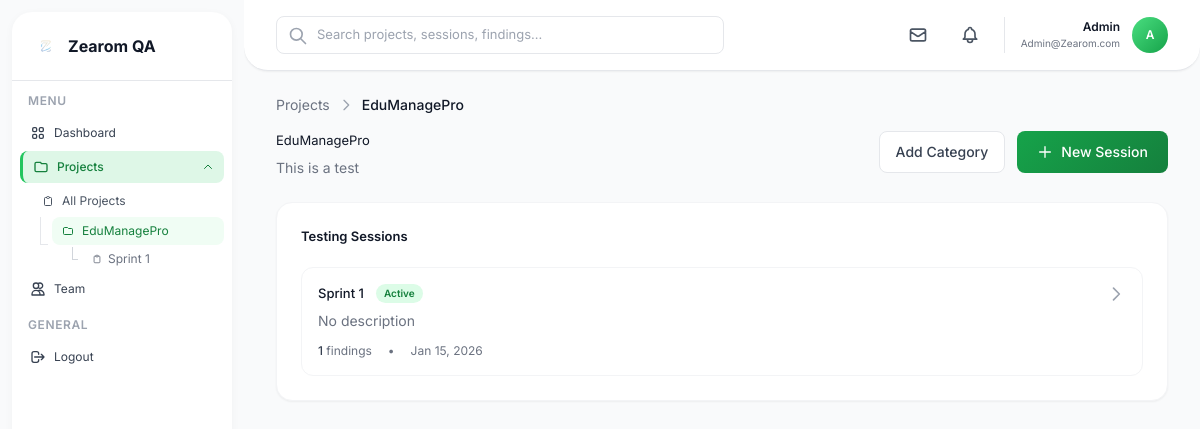
/project/1 (signed in), run on an earlier commit of the app's database.
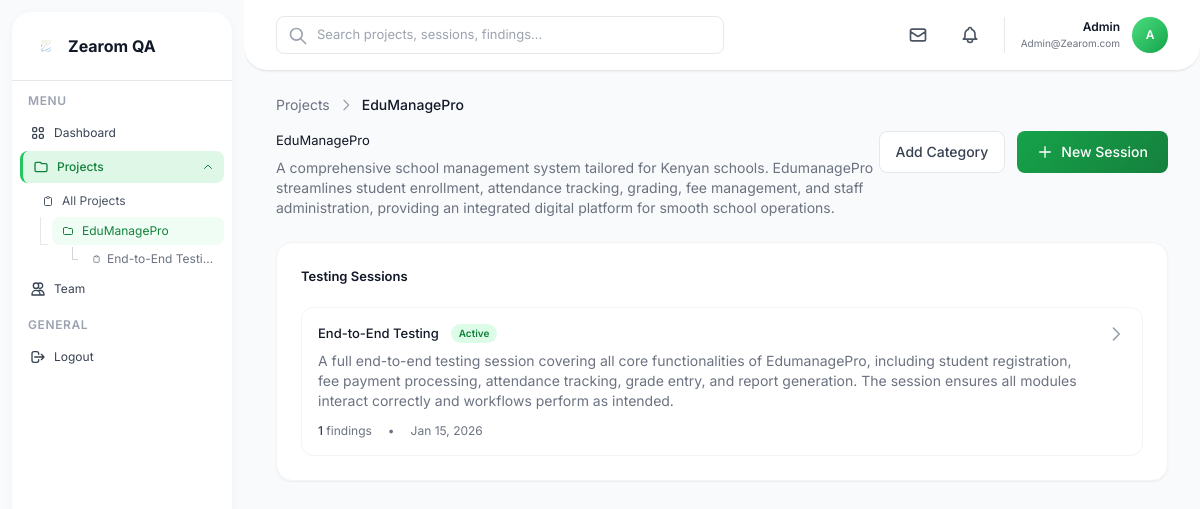
And on a later commit of the database.
### app.py (models this page shows)
class TestingSession(db.Model):
    id = db.Column(db.Integer, primary_key=True)
    name = db.Column(db.String(200), nullable=False)
    description = db.Column(db.Text)
    status = db.Column(db.String(50), default='Active')
    project_id = db.Column(db.Integer, db.ForeignKey('project.id'), nullable=False)
    created_at = db.Column(db.DateTime, default=datetime.utcnow)
    updated_at = db.Column(db.DateTime, default=datetime.utcnow, onupdate=datetime.utcnow)
    findings = db.relationship('Finding', backref='session', lazy=True, cascade='all, delete-orphan')

class Project(db.Model):
    id = db.Column(db.Integer, primary_key=True)
    name = db.Column(db.String(200), nullable=False)
    description = db.Column(db.Text)
    created_by = db.Column(db.Integer, db.ForeignKey('user.id'), nullable=False)
    created_at = db.Column(db.DateTime, default=datetime.utcnow)
    updated_at = db.Column(db.DateTime, default=datetime.utcnow, onupdate=datetime.utcnow)
    sessions = db.relationship('TestingSession', backref='project', lazy=True, cascade='all, delete-orphan')
    categories = db.relationship('Category', backref='project', lazy=True, cascade='all, delete-orphan')

### app.py (the view)
@app.route('/project/<int:project_id>')
@login_required
def project_detail(project_id):
    project = Project.query.get_or_404(project_id)
    page = request.args.get('page', 1, type=int)
    per_page = 10
    sessions_pagination = TestingSession.query.filter_by(project_id=project_id) \
        .order_by(TestingSession.created_at.desc()) \
        .paginate(page=page, per_page=per_page, error_out=False)
    categories = Category.query.filter_by(project_id=project_id).all()
    return render_template('project_detail.html',
                           project=project,
                           sessions_pagination=sessions_pagination,
                           categories=categories)

### app.py (called while the page is built)
@login_manager.user_loader
def load_user(user_id):
    return User.query.get(int(user_id))

@app.context_processor
def inject_sidebar_data():
    if current_user.is_authenticated:
        recent_projects = Project.query.filter_by(created_by=current_user.id) \
            .order_by(Project.updated_at.desc()).limit(3).all()
        return dict(sidebar_recent_projects=recent_projects)
    return dict(sidebar_recent_projects=[])

@app.context_processor
def inject_seo_defaults():
    return dict(
        site_name='Zearom QA',
        site_description='Comprehensive Quality Assurance management system for tracking projects, testing sessions, and findings.',
        site_url=request.url_root.rstrip('/')
    )

### templates/project_detail.html (shortened to what this page needs)
{% extends "base.html" %}
{% block content %}
<div class="mb-6">
    <nav class="flex items-center space-x-2 text-sm mb-4">
        <a href="{{ url_for('projects') }}" class="text-gray-500 hover:text-gray-700">Projects</a>
        <svg class="w-4 h-4 text-gray-400" fill="none" stroke="currentColor" viewBox="0 0 24 24">
            <path stroke-linecap="round" stroke-linejoin="round" stroke-width="2" d="M9 5l7 7-7 7"/>
        </svg>
        <span class="text-gray-900 font-medium">{{ project.name }}</span>
    </nav>
    <div class="flex items-start justify-between">
        <div class="flex-1">
            <h1 class="text-gray-900 mb-2">{{ project.name }}</h1>
            <p class="text-sm text-gray-500">{{ project.description or 'No description' }}</p>
        </div>
        <div class="flex space-x-3">
            <a href="{{ url_for('new_category', project_id=project.id) }}" class="text-gray-700 bg-white border border-gray-200 px-4 py-2.5 rounded-lg text-sm font-medium hover:bg-gray-50">
                Add Category
            </a>
            <a href="{{ url_for('new_session', project_id=project.id) }}" class="btn-primary text-white px-5 py-2.5 rounded-lg text-sm font-medium flex items-center">
                <svg class="w-4 h-4 mr-2" fill="none" stroke="currentColor" viewBox="0 0 24 24">
                    <path stroke-linecap="round" stroke-linejoin="round" stroke-width="2" d="M12 4v16m8-8H4"/>
                </svg>
                New Session
            </a>
        </div>
    </div>
</div>
<div class="bg-white rounded-2xl shadow-sm border border-gray-100 p-6">
    <h2 class="font-semibold text-gray-900 mb-5">Testing Sessions</h2>
    <div class="space-y-3">
        {% for session in sessions_pagination.items %}
        <a href="{{ url_for('session_detail', session_id=session.id) }}" class="block p-4 border border-gray-100 rounded-xl hover:border-green-200 hover:bg-green-50 transition">
            <div class="flex items-start justify-between">
                <div class="flex-1">
                    <div class="flex items-center space-x-3 mb-2">
                        <h3 class="font-medium text-gray-900">{{ session.name }}</h3>
                        <span class="badge {% if session.status == 'Active' %}bg-green-100 text-green-700{% elif session.status == 'Completed' %}bg-blue-100 text-blue-700{% else %}bg-gray-100 text-gray-700{% endif %}">
                            {{ session.status }}
                        </span>
                    </div>
                    <p class="text-sm text-gray-500 mb-3">{{ session.description or 'No description' }}</p>
                    <div class="flex items-center space-x-4 text-xs text-gray-500">
                        <span><span class="font-medium text-gray-700">{{ session.findings|length }}</span> findings</span>
                        <span>•</span>
                        <span>{{ session.created_at.strftime('%b %d, %Y') }}</span>
                    </div>
                </div>
                <svg class="w-5 h-5 text-gray-400 ml-4" fill="none" stroke="currentColor" viewBox="0 0 24 24">
                    <path stroke-linecap="round" stroke-linejoin="round" stroke-width="2" d="M9 5l7 7-7 7"/>
                </svg>
            </div>
        </a>
        {% endfor %}
    </div>
</div>
{% endblock %}

### templates/base.html (shortened to what the changed rows need)
<!DOCTYPE html>
<html lang="en">
<head>
    <script src="https://cdn.tailwindcss.com"></script>
</head>
<body class="bg-gray-50">
    <div class="flex h-screen overflow-hidden">
        <aside id="sidebar" class="sidebar-container flex flex-col")
            <div class="flex-1 overflow-y-auto py-3">
                <div class="px-2 mb-3">
                    <nav class="space-y-0.5">
                        <div>
                            <div id="projectsDropdown" class="projects-dropdown open mt-1">
                                <div class="ml-3 space-y-0.5">
                                    {% if sidebar_recent_projects %}
                                        {% for project in sidebar_recent_projects %}
                                        <div class="tree-line">
                                            <div>
                                                <a href="{{ url_for('project_detail', project_id=project.id) }}"
                                                   class="sidebar-item flex items-center px-2.5 py-1.5 text-xs rounded-lg text-gray-600 hover:text-gray-900 {% if request.endpoint == 'project_detail' and request.view_args.get('project_id') == project.id %}bg-green-50 text-green-700{% endif %}">
                                                    <svg class="w-3 h-3 mr-2" fill="none" stroke="currentColor" viewBox="0 0 24 24">
                                                        <path stroke-linecap="round" stroke-linejoin="round" stroke-width="2" d="M3 7v10a2 2 0 002 2h14a2 2 0 002-2V9a2 2 0 00-2-2h-6l-2-2H5a2 2 0 00-2 2z"/>
                                                    </svg>
                                                    <span class="truncate">{{ project.name[:20] }}{% if project.name|length > 20 %}...{% endif %}</span>
                                                </a>
                                                {% set sorted_sessions = project.sessions|sort(attribute='updated_at', reverse=True) %}
                                                {% if sorted_sessions %}
                                                <div class="ml-3 mt-0.5 space-y-0.5">
                                                    {% for session in sorted_sessions %}
                                                    {% if loop.index <= 3 %}
                                                    <div class="session-tree-line">
                                                        <a href="{{ url_for('session_detail', session_id=session.id) }}"
                                                           class="sidebar-item flex items-center px-2 py-1 text-xs rounded-lg text-gray-500 hover:text-gray-900 ">
                                                            <svg class="w-2.5 h-2.5 mr-1.5" fill="none" stroke="currentColor" viewBox="0 0 24 24">
                                                                <path stroke-linecap="round" stroke-linejoin="round" stroke-width="2" d="M9 5H7a2 2 0 00-2 2v12a2 2 0 002 2h10a2 2 0 002-2V7a2 2 0 00-2-2h-2M9 5a2 2 0 002 2h2a2 2 0 002-2M9 5a2 2 0 012-2h2a2 2 0 012 2"/>
                                                            </svg>
                                                            <span class="truncate">{{ session.name[:18] }}{% if session.name|length > 18 %}...{% endif %}</span>
                                                        </a>
                                                    </div>
                                                    {% endif %}
                                                    {% endfor %}
                                                </div>
                                                {% endif %}
                                            </div>
                                        </div>
                                        {% endfor %}
                                    {% endif %}
                                </div>
                            </div>
                        </div>
                    </nav>
                </div>
            </div>
        </aside>
        <main class="flex-1 overflow-y-auto">
            <div class="px-8 py-6">
                {% block content %}{% endblock %}
            </div>
        </main>
    </div>
</body>
</html>

What changed in the data, as far as the page shows it:
changed Project "EduManagePro": description "This is a test" → "A comprehensive school management system tailored for Kenyan schools. EdumanagePro streamlines student enrollment, attendance tracking, grading, fee management, and staff administration, providing an integrated digital platform for smooth school operations."
changed TestingSession "Active": name "Sprint 1" → "End-to-End Testi…"; name "Sprint 1" → "End-to-End Testing"; description "No description" → "A full end-to-end testing session covering all core functionalities of EdumanagePro, including student registration, fee payment processing, attendance tracking, grade entry, and report generation. The session ensures all modules interact correctly and workflows perform as intended."
